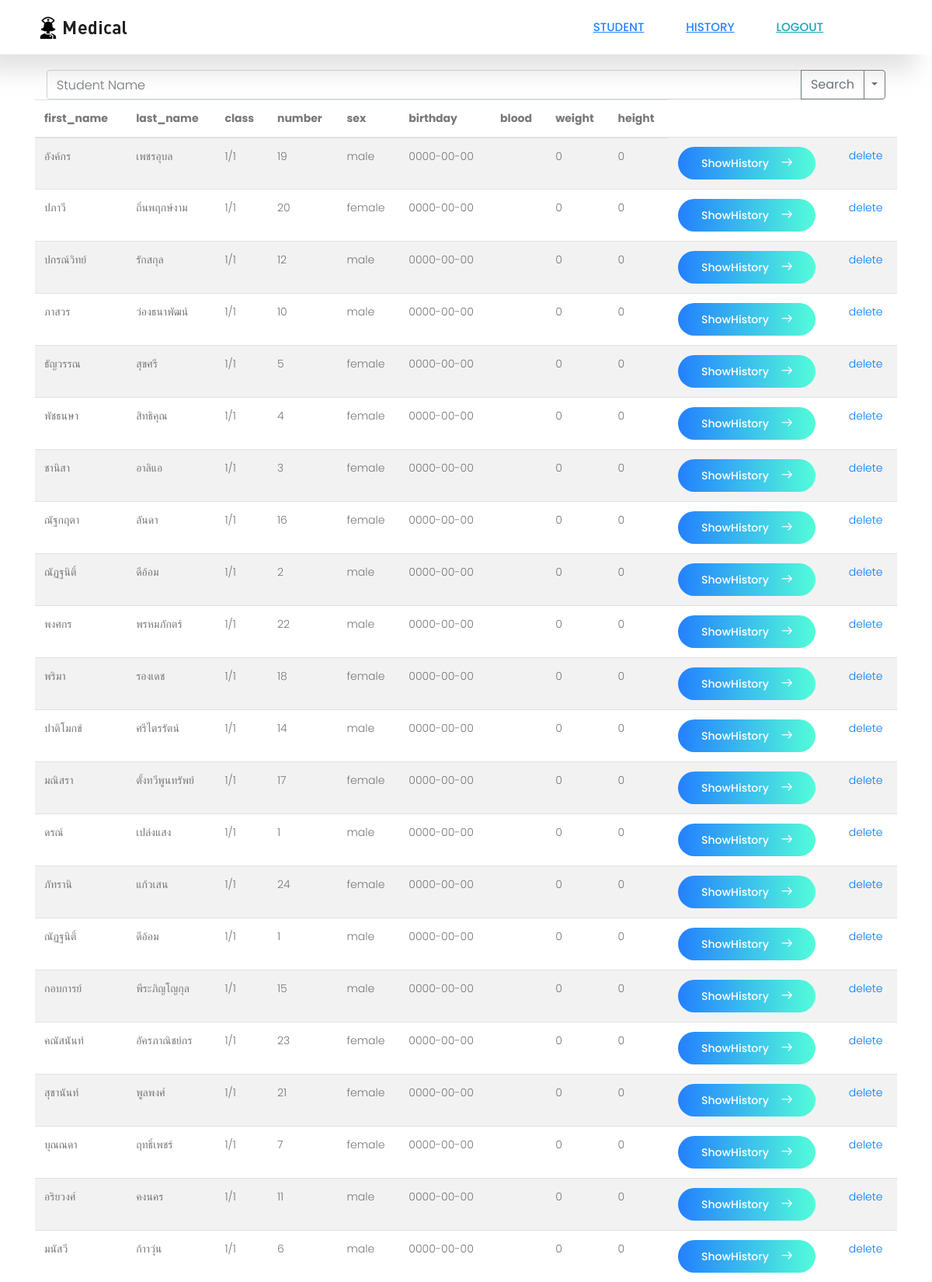
The page /admin_user_list.php (upper part) on the database its author committed.
### tables this page shows
CREATE TABLE `students` (
  `id` int(11) NOT NULL,
  `first_name` varchar(255) NOT NULL,
  `last_name` varchar(255) NOT NULL,
  `class_name` varchar(255) NOT NULL,
  `student_number` varchar(100) NOT NULL,
  `sex` tinyint(1) NOT NULL,
  `birthday` date NOT NULL,
  `blood_type` varchar(100) NOT NULL,
  `height` decimal(10,0) NOT NULL,
  `weight` decimal(10,0) NOT NULL
);

### admin_user_list.php (the view, shortened to what this page needs)
<?php
include_once "lib/lib.php";
$search_key     = $_GET['key'];
?>
<!DOCTYPE html>
<html>
  <head>
    <link rel="stylesheet" href="css/linearicons.css">
    <link rel="stylesheet" href="css/font-awesome.min.css">
    <link rel="stylesheet" href="https://stackpath.bootstrapcdn.com/bootstrap/4.1.1/css/bootstrap.min.css">
    <link rel="stylesheet" href="css/main.css">
  </head>
<body>
  <header class="default-header">
    <div class="container">
      <div class="header-wrap">
        <div class="header-top d-flex justify-content-between align-items-center">
          <div class="logo">
            <a href="."><img src="images/logo.png" alt=""></a>
          </div>
          <div class="main-menubar d-flex align-items-center">
            <nav>
              <a href="admin_user_list.php" >Student</a>
              <a href="admin_history_list.php" >History</a>
              <a href="index.php" class="logout">Logout</a>
            </nav>
          </div>
        </div>
      </div>
    </div>
  </header>
  <main role="main" style="padding-top: 90px;">
    <div class="container">
      <div class="col-auto">
	      <form action="admin_user_list.php" method="get">
        <div class="input-group">
          <input type="text" name="key" class="form-control" aria-label="Text input with segmented dropdown button" placeholder="Student Name" value="<?php echo $search_key; ?>">
          <div class="input-group-append">
            <button type="submit" class="btn btn-outline-secondary">Search</button>
            <button type="button" class="btn btn-outline-secondary dropdown-toggle dropdown-toggle-split" data-toggle="dropdown" aria-haspopup="true" aria-expanded="false">
            </button>
          </div>
        </div>
	      </form>
      </div>
      <table class="table table-striped">
        <thead>
          <tr>
            <th>first_name</th>
            <th>last_name</th>
            <th>class</th>
            <th>number</th>
            <th>sex</th>
            <th>birthday</th>
            <th>blood</th>
            <th>weight</th>
            <th>height</th>
          </tr>
        </thead>
        <tbody>
<?php
if($search_key != ''){
  $where = " WHERE first_name LIKE '%$search_key%' OR first_name LIKE '%$search_key%'";
} else {
  $where = "";
}
$query = <<< EOM
SELECT *
  FROM students
$where
 ORDER BY id
EOM;
if ($result = $mysqli->query($query)) {
	while ($row = $result->fetch_assoc()) {
?>
          <tr>
            <td><?php echo($row["first_name"]); ?></td>
            <td><?php echo($row["last_name"]); ?></td>
            <td><?php echo($row["class_name"]); ?></td>
            <td><?php echo($row["student_number"]); ?></td>
            <td><?php if($row["sex"] == 1) { echo('male'); } else { echo('female'); } ?></td>
            <td><?php echo($row["birthday"]); ?></td>
            <td><?php echo($row["blood_type"]); ?></td>
            <td><?php echo($row["weight"]); ?></td>
            <td><?php echo($row["height"]); ?></td>
            <td>
              <a href="admin_history_list.php?student_id=<?php echo($row["id"]); ?>" role="button" class="nw-btn primary-btn">ShowHistory<span class="lnr lnr-arrow-right"></span></a>
            </td>
            <td><a href="admin_user_delete.php?id=<?php echo($row["id"]); ?>">delete</a></td>
          </tr>
<?php
	}
}
?>
        </tbody>
      </table>
    </div>
  </main>
</body>
</html>

### css/main.css (style rules this page uses)
body { color: #777777; font-family: "Poppins", sans-serif; font-size: 14px; font-weight: 300; line-height: 1.625em; position: relative; }
a { -webkit-transition: all 0.3s ease 0s; -moz-transition: all 0.3s ease 0s; -o-transition: all 0.3s ease 0s; transition: all 0.3s ease 0s; }
a, a:focus, a:hover { text-decoration: none; outline: 0; }
td, th { border-radius: 0px; }
body { position: relative; }
.default-header { padding: 5px 0; position: absolute; top: 0; left: 0; width: 100%; z-index: 9; }
.main-menubar { position: relative; }
nav { margin-right: 70px; -webkit-transition: all 0.3s ease 0s; -moz-transition: all 0.3s ease 0s; -o-transition: all 0.3s ease 0s; transition: all 0.3s ease 0s; transform-origin: 100% 50%; }
nav a { color: #2482ff; font-size: 15px; font-weight: 500; text-transform: uppercase; margin: 0 25px; display: inline-block; text-decoration: underline; }
nav a.logout { color: #17a2b8; font-size: 15px; font-weight: 500; text-transform: uppercase; margin: 0 25px; display: inline-block; text-decoration: underline; }
.lnr { font-weight: 700; }
.p1-gradient-bg, .primary-btn, .primary-btn:after, .primary-btn2:after, .single-con .content .content-overlay, .footer-social a:hover, .single-footer-widget .bb-btn { background-image: -moz-linear-gradient(0deg, #2380ff 0%, #52fdd9 100%); background-image: -webkit-linear-gradient(0deg, #2380ff 0%, #52fdd9 100%); background-image: -ms-linear-gradient(0deg, #2380ff 0%, #52fdd9 100%); }
.primary-btn { line-height: 42px; padding-left: 30px; padding-right: 60px; border-radius: 25px; border: none; color: #fff; display: inline-block; font-weight: 500; position: relative; -webkit-transition: all 0.3s ease 0s; -moz-transition: all 0.3s ease 0s; -o-transition: all 0.3s ease 0s; transition: all 0.3s ease 0s; cursor: pointer; }
.primary-btn span { color: #fff; position: absolute; top: 50%; transform: translateY(-60%); right: 30px; -webkit-transition: all 0.3s ease 0s; -moz-transition: all 0.3s ease 0s; -o-transition: all 0.3s ease 0s; transition: all 0.3s ease 0s; }
.primary-btn:after { position: absolute; content: ""; width: 100%; height: 100%; top: 0; left: 0; border-radius: 20px; opacity: 0; -webkit-transition: all 0.3s ease 0s; -moz-transition: all 0.3s ease 0s; -o-transition: all 0.3s ease 0s; transition: all 0.3s ease 0s; z-index: 1; }
.default-header { background-color: #fff; padding: 20px 0; width: 100% !important; box-shadow: -21.213px 21.213px 30px 0px rgba(158, 158, 158, 0.3); }

### rows shown on the page
students: first_name "อังค์กร", last_name "เพชรอุบล", class_name "1/1", student_number "19", sex "male", birthday "0000-00-00", weight "0", height "0"
students: first_name "ปภาวี", last_name "ถิ่นพฤกษ์งาม", class_name "1/1", student_number "20", sex "female", birthday "0000-00-00", weight "0", height "0"
students: first_name "ปกรณ์วิทย์", last_name "รักสกุล", class_name "1/1", student_number "12", sex "male", birthday "0000-00-00", weight "0", height "0"
students: first_name "ภาสวร", last_name "ว่องธนาพัฒน์", class_name "1/1", student_number "10", sex "male", birthday "0000-00-00", weight "0", height "0"
students: first_name "ธัญวรรณ", last_name "สุขศรี", class_name "1/1", student_number "5", sex "female", birthday "0000-00-00", weight "0", height "0"
students: first_name "พัชธนษา", last_name "สิทธิคุณ", class_name "1/1", student_number "4", sex "female", birthday "0000-00-00", weight "0", height "0"
students: first_name "ชานิสา", last_name "อาลิแอ", class_name "1/1", student_number "3", sex "female", birthday "0000-00-00", weight "0", height "0"
students: first_name "ณัฐกฤตา", last_name "ลันดา", class_name "1/1", student_number "16", sex "female", birthday "0000-00-00", weight "0", height "0"
students: first_name "ณัฏฐนิติ์", last_name "ดีอ้อม", class_name "1/1", student_number "2", sex "male", birthday "0000-00-00", weight "0", height "0"
students: first_name "พงศกร", last_name "พรหมภักตร์", class_name "1/1", student_number "22", sex "male", birthday "0000-00-00", weight "0", height "0"
students: first_name "พริมา", last_name "รองเดช", class_name "1/1", student_number "18", sex "female", birthday "0000-00-00", weight "0", height "0"
students: first_name "ปาติโมกข์", last_name "ศรีไตรรัตน์", class_name "1/1", student_number "14", sex "male", birthday "0000-00-00", weight "0", height "0"
students: first_name "มณิสรา", last_name "ตั้งทวีพูนทรัพย์", class_name "1/1", student_number "17", sex "female", birthday "0000-00-00", weight "0", height "0"
students: first_name "ดรณ์", last_name "เปล่งแสง", class_name "1/1", student_number "1", sex "male", birthday "0000-00-00", weight "0", height "0"
students: first_name "ภัทรานิ", last_name "แก้วเสน", class_name "1/1", student_number "24", sex "female", birthday "0000-00-00", weight "0", height "0"
students: first_name "ณัฏฐนิติ์", last_name "ดีอ้อม", class_name "1/1", student_number "1", sex "male", birthday "0000-00-00", weight "0", height "0"
students: first_name "กอบการย์", last_name "พีระภิญโญกุล", class_name "1/1", student_number "15", sex "male", birthday "0000-00-00", weight "0", height "0"
students: first_name "คณัสนันท์", last_name "อัครภาณิชย์กร", class_name "1/1", student_number "23", sex "female", birthday "0000-00-00", weight "0", height "0"
students: first_name "สุชานันท์", last_name "พูลพงศ์", class_name "1/1", student_number "21", sex "female", birthday "0000-00-00", weight "0", height "0"
students: first_name "บุณณดา", last_name "ฤทธิ์เพชร์", class_name "1/1", student_number "7", sex "female", birthday "0000-00-00", weight "0", height "0"
students: first_name "อริยวงศ์", last_name "คงนคร", class_name "1/1", student_number "11", sex "male", birthday "0000-00-00", weight "0", height "0"
students: first_name "มนัสวี", last_name "ก้าาวุ่น", class_name "1/1", student_number "6", sex "male", birthday "0000-00-00", weight "0", height "0"
